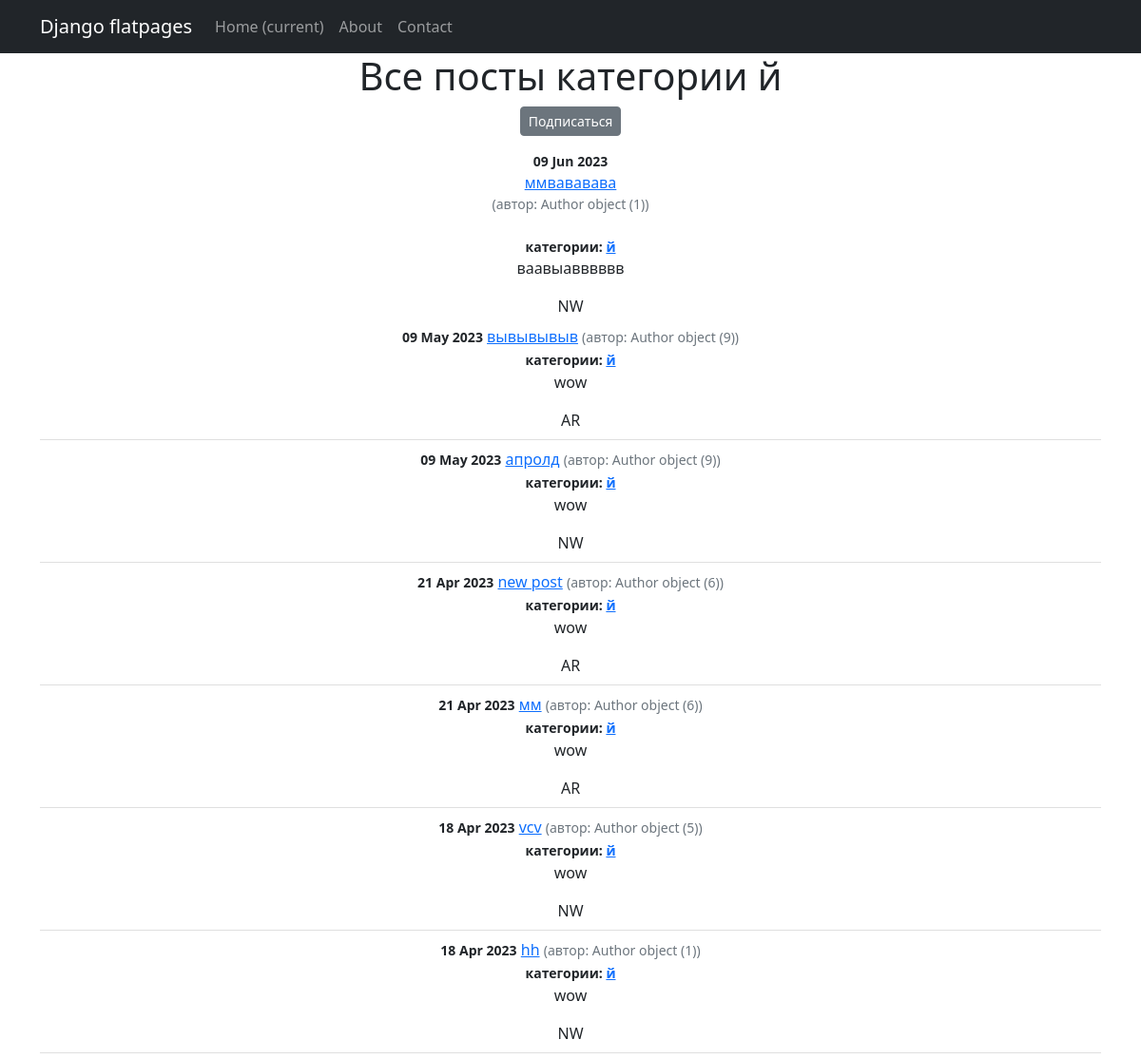
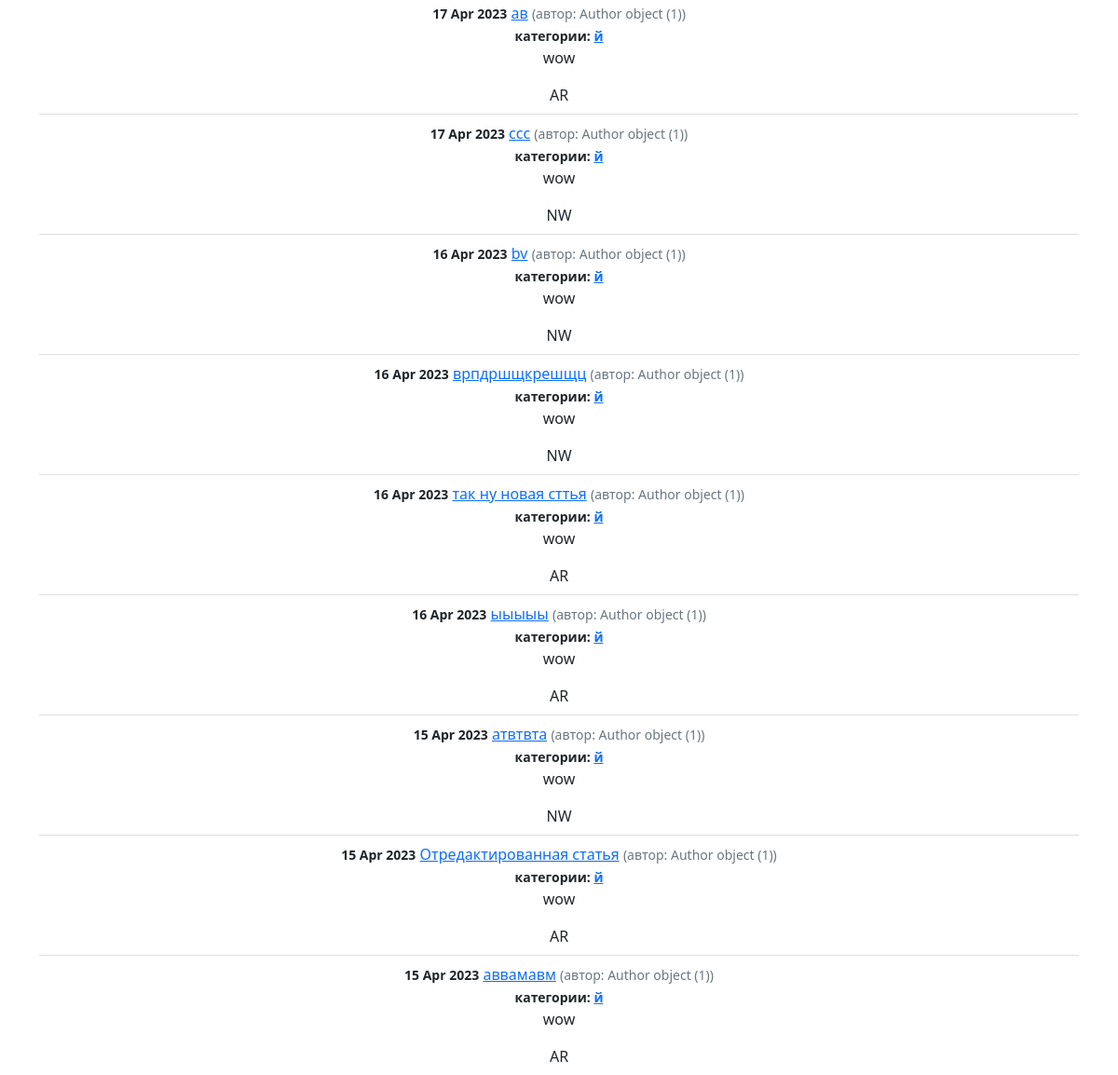
Page /posts/categories/1 on the committed database (2 pictures, top to bottom).
### simpleapp/models.py (models this page shows, shortened)
class Category(models.Model):
    name = models.CharField(max_length=100, unique=True)
    subscribers = models.ManyToManyField(User, related_name='categories')
    def __str__(self):
        return self.name

class Post(models.Model):
    author = models.ForeignKey(Author, on_delete=models.CASCADE)
    NEWS = 'NW'
    ARTICLE = 'AR'
    CATEGORY_CHOICES = [
        (NEWS, 'Новость'),
        (ARTICLE, 'Статья'),
    ]
    categoryType = models.CharField(max_length=2, choices=CATEGORY_CHOICES, default=ARTICLE)
    name = models.CharField(max_length=50, unique=True)
    description = models.TextField()
    createDate = models.DateTimeField(auto_now_add=True)
    rating = models.IntegerField(default=0)
    category = models.ForeignKey(
        to='Category',
        on_delete=models.CASCADE,
        related_name='posts')

class Author(models.Model):
    authorUser = models.OneToOneField(User, on_delete=models.CASCADE)
    ratingAuthor = models.IntegerField(default=0)

### simpleapp/views.py (the view)
# urls.py: path('categories/<int:pk>', CategoryListView.as_view(), name='category_list'),
class CategoryListView(ListView):
    model = Post
    template_name = 'category_list.html'
    context_object_name = 'category_news_list'
    def get_queryset(self):
        self.category = get_object_or_404(Category, id=self.kwargs['pk'])
        queryset =  Post.objects.filter(category=self.category).order_by('-createDate')
        return queryset
    def get_context_data(self, **kwargs):
        context = super().get_context_data(**kwargs)
        context['is_not_subscriber'] = self.request.user not in self.category.subscribers.all()
        context['category'] = self.category
        return context

### simpleapp/templatetags/custom_filters.py (called while the page is built)
@register.filter()
def tsenzor(value):
    bad_words = ['cat', 'dog', 'opinion']
    for i in bad_words:
        value = value.replace(str(i), i[0] + '*' * (len(i) - 1))
    return value

### templates/category_list.html (shortened to what this page needs)
{% extends 'flatpages/default.html' %}
{% load custom_filters %}
{% load custom_tags %}
{% load cache %}
{% block content %}
   <h1>Все посты категории {{ category}}</h1>
  {% if not subscriber %}
        <p class="text-center"><a href="{% url 'subscribe' category.id %}" class="btn btn-secondary btn-sm">Подписаться</a></p>
    {% endif %}
<ul class="list-group list-group-flush"
    {% for post in category_news_list %}
           <li class="list-group-item">
               <small class="fw-bold">{{post.createDate|date:'d M Y'}}</small>
               <a href="{% url 'post_detail' post.id %}">{{post.name}}</a>
               <small class="text-muted">(автор: {{post.author}})</small><br>
               <small class="fw-bold">категории:
                        <a href="{% url 'category_list' category.id %}">{{ category }}</a>
               </small>
               <p> {{post.description|truncatechars:20|tsenzor}}</p>
               <td>{{ post.categoryType}}</td>
           </li>
            {% endfor %}
{% endblock content %}

### rows in the picture
Category: name "й"
Post: createDate "09 Jun 2023", name "ммвававава", author "Author object (1)", description|tsenzor "ваавыавввввв", categoryType "NW"
Post: createDate "09 May 2023", name "вывывывыв", author "Author object (9)", description|tsenzor "wow", categoryType "AR"
Post: createDate "09 May 2023", name "апролд", author "Author object (9)", description|tsenzor "wow", categoryType "NW"
Post: createDate "21 Apr 2023", name "new post", author "Author object (6)", description|tsenzor "wow", categoryType "AR"
Post: createDate "21 Apr 2023", name "мм", author "Author object (6)", description|tsenzor "wow", categoryType "AR"
Post: createDate "18 Apr 2023", name "vcv", author "Author object (5)", description|tsenzor "wow", categoryType "NW"
Post: createDate "18 Apr 2023", name "hh", author "Author object (1)", description|tsenzor "wow", categoryType "NW"
Post: createDate "17 Apr 2023", name "ав", author "Author object (1)", description|tsenzor "wow", categoryType "AR"
Post: createDate "17 Apr 2023", name "ccc", author "Author object (1)", description|tsenzor "wow", categoryType "NW"
Post: createDate "16 Apr 2023", name "bv", author "Author object (1)", description|tsenzor "wow", categoryType "NW"
Post: createDate "16 Apr 2023", name "врпдршщкрешщц", author "Author object (1)", description|tsenzor "wow", categoryType "NW"
Post: createDate "16 Apr 2023", name "так ну новая сттья", author "Author object (1)", description|tsenzor "wow", categoryType "AR"
Post: createDate "16 Apr 2023", name "ыыыыы", author "Author object (1)", description|tsenzor "wow", categoryType "AR"
Post: createDate "15 Apr 2023", name "атвтвта", author "Author object (1)", description|tsenzor "wow", categoryType "NW"
Post: createDate "15 Apr 2023", name "Отредактированная статья", author "Author object (1)", description|tsenzor "wow", categoryType "AR"
Post: createDate "15 Apr 2023", name "аввамавм", author "Author object (1)", description|tsenzor "wow", categoryType "AR"
